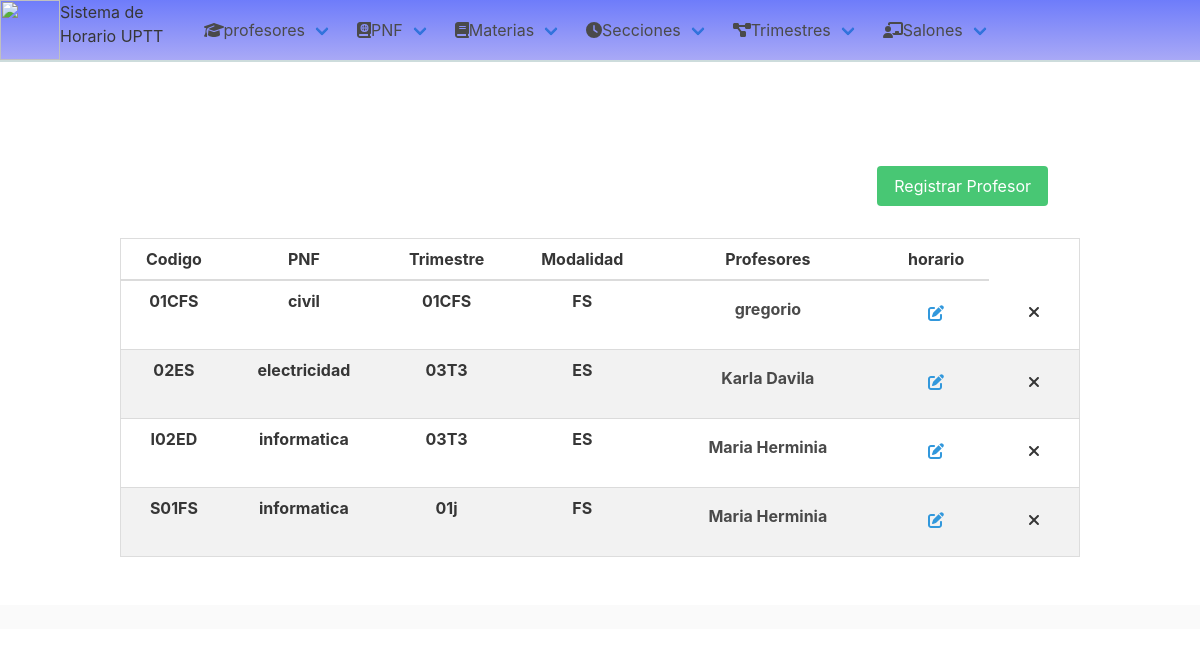
Screenshot of /secciones with the database file from the repository.
### horario/models.py (models this page shows, shortened)
class Secciones(models.Model):
    modalidades = [('FS', "fin de semana"), ('ES', "entre semana")]
    codigo = models.CharField(max_length=10)
    pnf = models.ForeignKey(PNF, null=True, on_delete=models.CASCADE)
    trimestre = models.ForeignKey(Trimestre, on_delete=models.DO_NOTHING)
    modalidad = models.CharField(max_length=30, choices=modalidades)
    profesores = models.ManyToManyField(Profesores)
    class Meta:
        ordering = ["codigo"]
        verbose_name_plural = "Secciones"

class PNF(models.Model):
    nombre = models.CharField(max_length=20)
    trimetres = models.ManyToManyField(Trimestre)
    class Meta:
        ordering = ["nombre"]
        verbose_name_plural = "PNF"
    def __str__(self):
        return self.nombre

class Trimestre(models.Model):
    codigo = models.CharField(max_length=10)
    materias = models.ManyToManyField(Materias)
    Trayecto = models.PositiveIntegerField('Trayecto', null=True)
    def __str__(self):
        return self.codigo

class Profesores(models.Model):
    nombre = models.CharField(max_length=50)
    pnf = models.ForeignKey(PNF, null=True, on_delete=models.DO_NOTHING)
    materias = models.ManyToManyField(Materias, blank=True)
    class Meta:
        ordering = ["nombre"]
        verbose_name_plural = "Profesores"
    def __str__(self):
        return self.nombre

### horario/views.py (the view)
# urls.py: path('secciones', views.ListaSecciones.as_view(), name='lista de secciones'),
class ListaSecciones(generic.ListView):
    model = Secciones

### templates/horario/secciones_list.html
{% extends 'base.html' %}
{% block content %}
<div class="content">
  <a href="{% url 'crear seccion' %}" class="is-pulled-right button is-success m-4">Registrar Profesor</a>
</div>
<table class="table table-container  has-text-centered ">
<thead class="has-text-centered">
<th class="">
    Codigo
</th>
<th class="">
    PNF
</th>
<th class="">
    Trimestre
</th>
<th class="">
    Modalidad
</th>
<th>
    Profesores
</th>
<th class="">
    horario
</th>
</thead>
<tbody class="has-text-weight-bold ">
{% for i in object_list %}
<tr>
    <td>
        {{ i.codigo}}
    </td>
    <td>
        {{ i.pnf }}
    </td>
    <td>
        {{ i.trimestre }}
    </td>
    <td>
        {{ i.modalidad }}
    </td>
    <td>
    {% for p in i.profesores.all %}
        <li class="list-item ">{{ p }}</li>
    {% endfor %}
    </td>
    <td class="actions">
        <i class="fa fa-edit has-text-info has-text-centered" onclick="popUp('secciones/{{ i.id }}')" title="Editar Seccion"></i>
    </td>
    <td class="actions">
        <i class="fa fa-times has-text-centered" onclick="popUp('borrar-seccion/{{ i.id }}')" title="Borrar Seccion"></i>
    </td>
</tr>
{% endfor %}
</tbody>
</table>
{% endblock %}

### static/horario/css/styles.css (style rules this page uses)
body { padding: 0; margin: 0; }
tr:nth-child(even) { background-color: #f2f2f2 }
th, td { text-align: center !important; padding: 16px; }
table { border-collapse: collapse; border-spacing: 0; width: 100%; border: 1px solid #ddd; margin-top: 20px; }
thead { background-color: dodgerblue; }
.actions svg, .fa { cursor: pointer; margin: 1rem !important; }
.m-4 { margin: 2rem; }

### rows the page displays
Secciones: codigo "01CFS", pnf "civil", trimestre "01CFS", modalidad "FS"
Profesores: nombre "gregorio"
Secciones: codigo "02ES", pnf "electricidad", trimestre "03T3", modalidad "ES"
Profesores: nombre "Karla Davila"
Secciones: codigo "I02ED", pnf "informatica", trimestre "03T3", modalidad "ES"
Profesores: nombre "Maria Herminia"
Secciones: codigo "S01FS", pnf "informatica", trimestre "01j", modalidad "FS"
